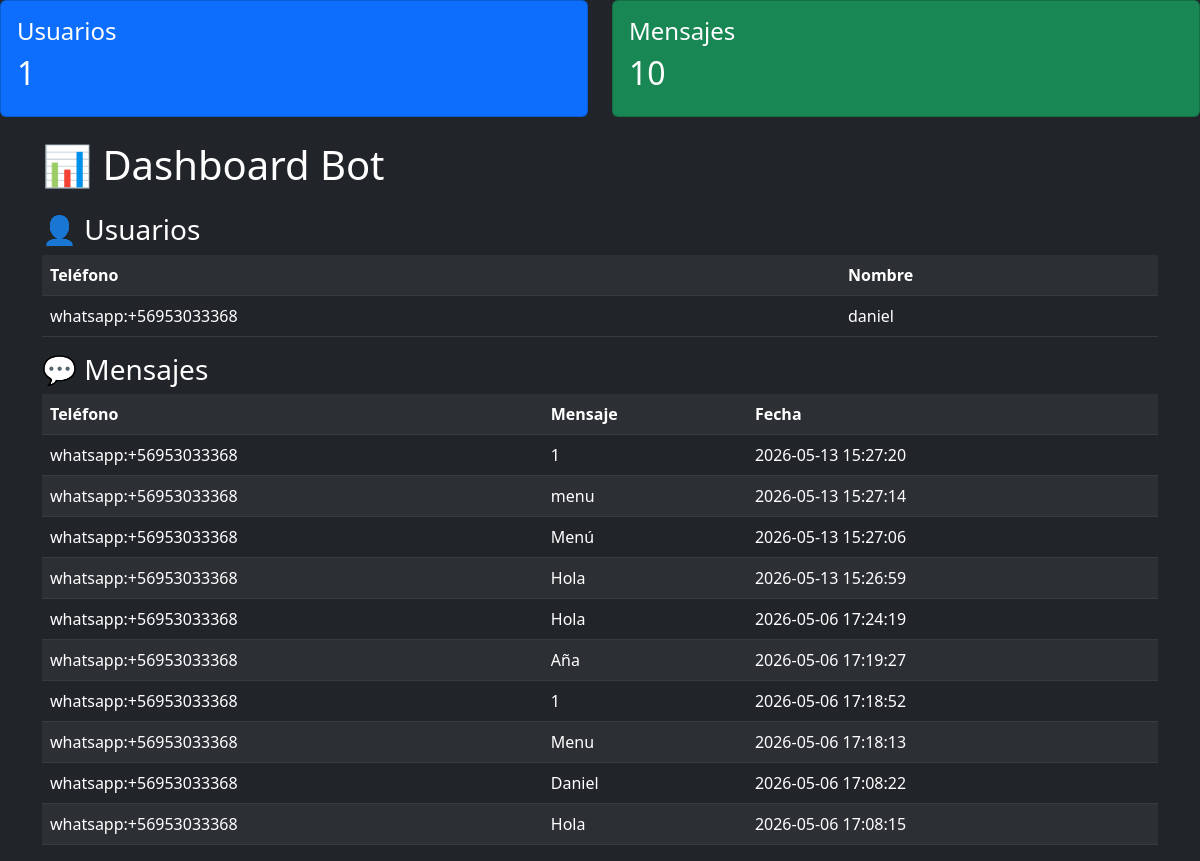
The page /dashboard (signed in) on the database its author committed.
### tables this page shows
CREATE TABLE usuarios (
        id INTEGER PRIMARY KEY AUTOINCREMENT,
        telefono TEXT UNIQUE,
        nombre TEXT,
        estado TEXT DEFAULT 'inicio'
    );

CREATE TABLE mensajes (
        id INTEGER PRIMARY KEY AUTOINCREMENT,
        telefono TEXT,
        mensaje TEXT,
        fecha DATETIME DEFAULT CURRENT_TIMESTAMP
    );

### proyecto 3/main.py (the view)
@app.route("/dashboard")
@login_required
def dashboard():
    usuarios = database.obtener_usuarios()
    mensajes = database.obtener_mensajes()
    return render_template(
        "dashboard.html",
        usuarios=usuarios,
        mensajes=mensajes,
        total_usuarios=len(usuarios),
        total_mensajes=len(mensajes),
        admin=session["admin"]
    )

### proyecto 3/database.py (called while the page is built)
def conectar():
    return sqlite3.connect("bot.db")

def obtener_usuarios():
    conn = conectar()
    cursor = conn.cursor()
    cursor.execute("SELECT telefono, nombre FROM usuarios")
    datos = cursor.fetchall()
    conn.close()
    return datos

def obtener_mensajes():
    conn = conectar()
    cursor = conn.cursor()
    cursor.execute("SELECT telefono, mensaje, fecha FROM mensajes ORDER BY fecha DESC")
    datos = cursor.fetchall()
    conn.close()
    return datos

### proyecto 3/main.py (called while the page is built)
def login_required(f):
    @wraps(f)
    def decorated(*args, **kwargs):
        if "admin" not in session:
            return redirect(url_for("login"))
        return f(*args, **kwargs)
    return decorated

### proyecto 3/templates/dashboard.html (shortened to what this page needs)
 <!DOCTYPE html>
<html>
<head>
    <div class="row mb-4">
    <div class="col">
        <div class="card bg-primary text-white p-3">
            <h4>Usuarios</h4>
            <h2>{{ total_usuarios }}</h2>
        </div>
    </div>
    <div class="col">
        <div class="card bg-success text-white p-3">
            <h4>Mensajes</h4>
            <h2>{{ total_mensajes }}</h2>
        </div>
    </div>
</div>
    <link href="https://cdn.jsdelivr.net/npm/bootstrap@5.3.0/dist/css/bootstrap.min.css" rel="stylesheet">
</head>
<body class="bg-dark text-white">
<div class="container mt-4">
    <h1 class="mb-4">📊 Dashboard Bot</h1>
    <h3>👤 Usuarios</h3>
    <table class="table table-dark table-striped">
        <tr>
            <th>Teléfono</th>
            <th>Nombre</th>
        </tr>
        {% for u in usuarios %}
        <tr>
            <td>{{ u[0] }}</td>
            <td>{{ u[1] }}</td>
        </tr>
        {% endfor %}
    </table>
    <h3>💬 Mensajes</h3>
    <table class="table table-dark table-striped">
        <tr>
            <th>Teléfono</th>
            <th>Mensaje</th>
            <th>Fecha</th>
        </tr>
        {% for m in mensajes %}
        <tr>
            <td>{{ m[0] }}</td>
            <td>{{ m[1] }}</td>
            <td>{{ m[2] }}</td>
        </tr>
        {% endfor %}
    </table>
</div>
</body>
</html>

### rows shown on the page
usuarios: telefono "whatsapp:+56953033368", nombre "daniel"
mensajes: telefono "whatsapp:+56953033368", mensaje "1", fecha "2026-05-13 15:27:20"
mensajes: telefono "whatsapp:+56953033368", mensaje "menu", fecha "2026-05-13 15:27:14"
mensajes: telefono "whatsapp:+56953033368", mensaje "Menú", fecha "2026-05-13 15:27:06"
mensajes: telefono "whatsapp:+56953033368", mensaje "Hola", fecha "2026-05-13 15:26:59"
mensajes: telefono "whatsapp:+56953033368", mensaje "Hola", fecha "2026-05-06 17:24:19"
mensajes: telefono "whatsapp:+56953033368", mensaje "Aña", fecha "2026-05-06 17:19:27"
mensajes: telefono "whatsapp:+56953033368", mensaje "1", fecha "2026-05-06 17:18:52"
mensajes: telefono "whatsapp:+56953033368", mensaje "Menu", fecha "2026-05-06 17:18:13"
mensajes: telefono "whatsapp:+56953033368", mensaje "Daniel", fecha "2026-05-06 17:08:22"
mensajes: telefono "whatsapp:+56953033368", mensaje "Hola", fecha "2026-05-06 17:08:15"

### other values the page prints
{{ total_usuarios }} "1"
{{ total_mensajes }} "10"
